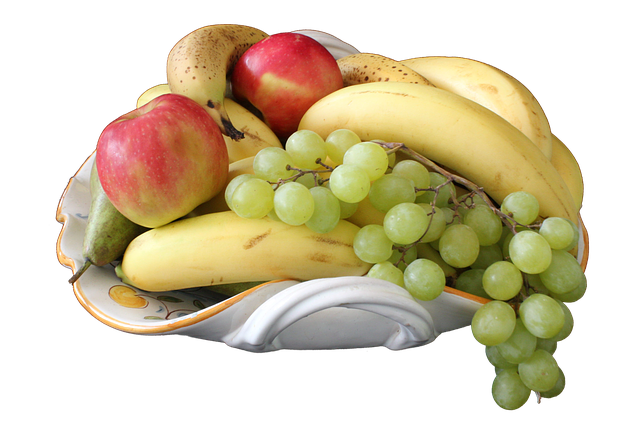
#> input picture CD-p2(6)/fruit.png, 640 x 433 px
$ python 2.py
#> lines starting #> are read from the running program, lines starting #| are printed output that depends on the picture
from PIL import Image

fruit_img = Image.open("fruit.png")
#> fruit_img is the input picture: PIL image 640x433 RGBA; mean R, G, B, A 91.6, 79.4, 50.7, 131.9
fruit_rotate = fruit_img.rotate(270)
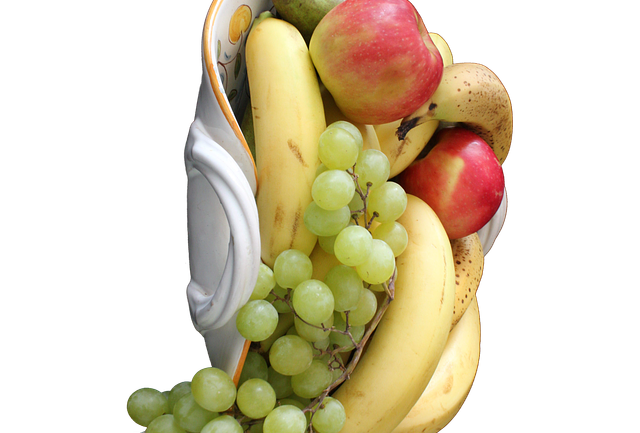
#> fruit_rotate: PIL image 640x433 RGBA; mean R, G, B, A 81.4, 70, 44.6, 116.9; transparent parts drawn white
fruit_convert = fruit_img.convert('L')
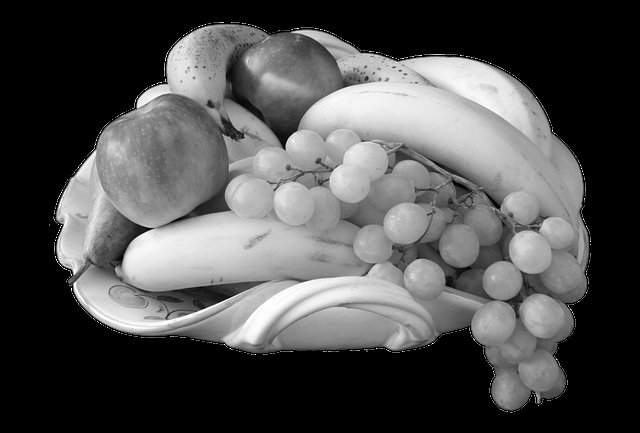
#> fruit_convert: PIL image 640x433 L; min 0, max 255, mean 79.8

fruit_rotate.show()
fruit_convert.show()
fruit_rotate.save("fruit_rotate.png")
fruit_convert.save("fruit_convert.png")

$ run again, with CD-p2(6)/Lion.jpg saved as CD-p2(6)/fruit.png
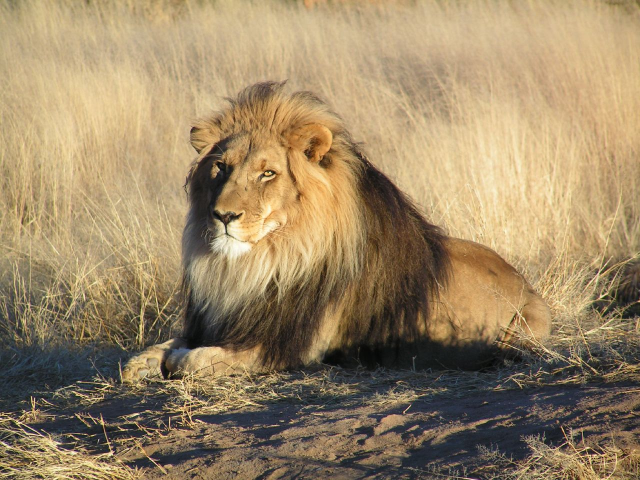
#> input picture CD-p2(6)/Lion.jpg, 1280 x 960 px (shown at 1/2 size)
#> fruit_img is the input picture: PIL image 1280x960 RGB; mean R, G, B 156.3, 135.3, 102.3
#> `fruit_rotate = fruit_img.rotate(270)`:
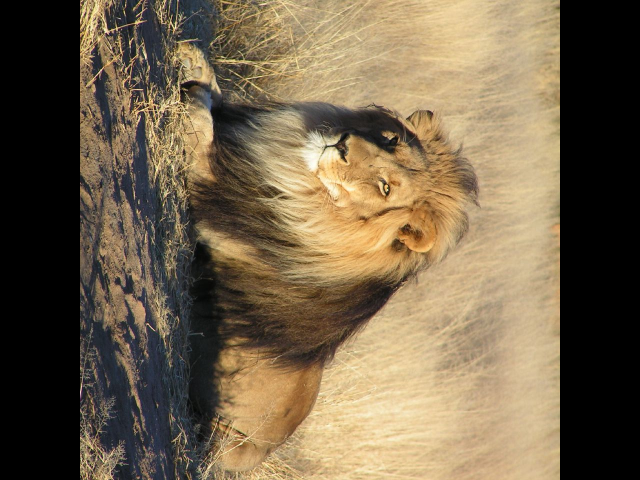
#> fruit_rotate: PIL image 1280x960 RGB (shown at 1/2 size); mean R, G, B 116.2, 100.2, 75.8
#> `fruit_convert = fruit_img.convert('L')`:
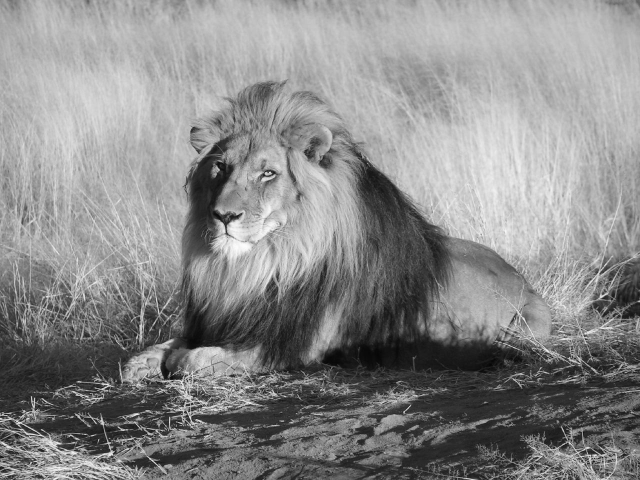
#> fruit_convert: PIL image 1280x960 L (shown at 1/2 size); min 2, max 254, mean 137.8
